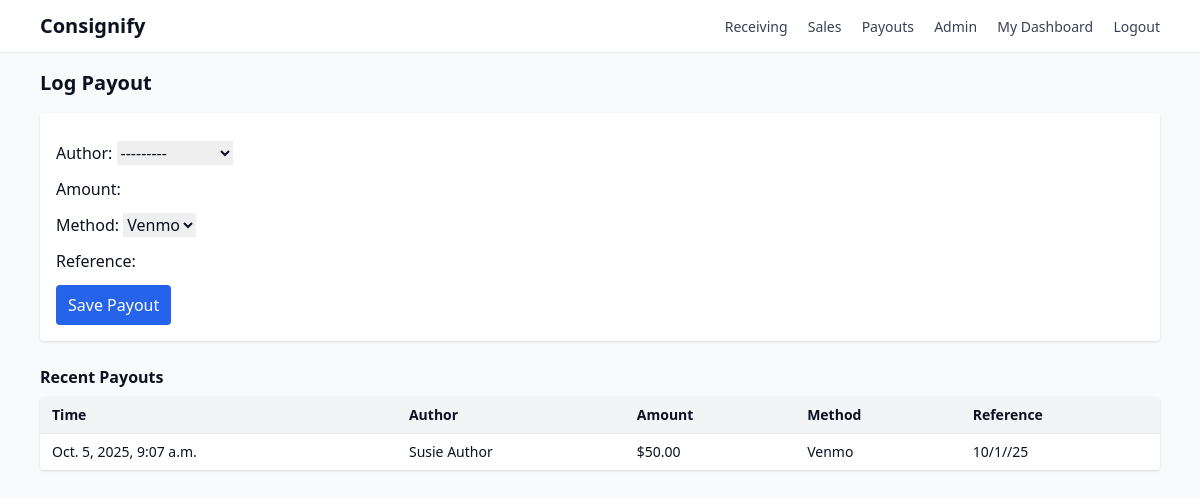
/staff/payouts/ (signed in), run on the app's committed database.
### payouts/models.py (models this page shows, shortened)
class Payout(models.Model):
    METHOD_CHOICES = [("venmo","Venmo"),("ach","ACH"),("check","Check")]
    author = models.ForeignKey(AuthorProfile, on_delete=models.PROTECT, related_name="payouts")
    amount = models.DecimalField(max_digits=10, decimal_places=2)
    method = models.CharField(max_length=20, choices=METHOD_CHOICES, default="venmo")
    reference = models.CharField(max_length=120, blank=True)   # store Venmo note/txn id
    paid_at = models.DateTimeField(auto_now_add=True)

### accounts/models.py (models this page shows)
class AuthorProfile(models.Model):
    user = models.OneToOneField(settings.AUTH_USER_MODEL, on_delete=models.CASCADE)
    org = models.ForeignKey(Organization, on_delete=models.CASCADE, related_name="authors")
    phone = models.CharField(max_length=50, blank=True)
    def __str__(self):
        return f"{self.user.get_full_name() or self.user.username}"

### payouts/views.py (the view)
# urls.py: path("staff/payouts/", payout_view, name="payouts"),
@login_required
@user_passes_test(lambda u: in_group(u, "Staff"))
def payout_view(request):
    if request.method == "POST":
        form = PayoutForm(request.POST)
        if form.is_valid():
            form.save()
            messages.success(request, "Payout recorded.")
            return redirect("payouts")
    else:
        form = PayoutForm()
    recent = Payout.objects.select_related("author").order_by("-paid_at")[:20]
    return render(request, "staff/payout.html", {"form": form, "recent": recent})

### payouts/forms.py
class PayoutForm(forms.ModelForm):
    class Meta:
        model = Payout
        fields = ["author","amount","method","reference"]

### accounts/templatetags/group_tags.py (called while the page is built)
@register.filter(name="has_group")
def has_group(user, group_name: str) -> bool:
    if not getattr(user, "is_authenticated", False):
        return False
    return user.groups.filter(name=group_name).exists()

### accounts/views.py (called while the page is built)
def in_group(user, group_name: str) -> bool:
    return user.is_authenticated and user.groups.filter(name=group_name).exists()

### templates/staff/payout.html (shortened to what this page needs)
{% extends "base.html" %}
{% block content %}
<h1 class="text-xl font-semibold mb-4">Log Payout</h1>
<form method="post" class="bg-white rounded shadow p-4 space-y-3 mb-6">
  {{ form.as_p }}
  <button class="bg-blue-600 text-white rounded px-3 py-2">Save Payout</button>
</form>
<h2 class="font-semibold mb-2">Recent Payouts</h2>
<div class="bg-white rounded shadow overflow-hidden">
  <table class="min-w-full text-sm">
    <thead class="bg-gray-100 text-left">
      <tr>
        <th class="px-3 py-2">Time</th>
        <th class="px-3 py-2">Author</th>
        <th class="px-3 py-2">Amount</th>
        <th class="px-3 py-2">Method</th>
        <th class="px-3 py-2">Reference</th>
      </tr>
    </thead>
    <tbody>
      {% for p in recent %}
      <tr class="border-t">
        <td class="px-3 py-2">{{ p.paid_at }}</td>
        <td class="px-3 py-2">{{ p.author }}</td>
        <td class="px-3 py-2">${{ p.amount }}</td>
        <td class="px-3 py-2">{{ p.method|title }}</td>
        <td class="px-3 py-2">{{ p.reference }}</td>
      </tr>
      {% empty %}
      <tr><td colspan="5" class="px-3 py-3 text-gray-500">No payouts yet.</td></tr>
      {% endfor %}
    </tbody>
  </table>
</div>
{% endblock %}

### templates/base.html (shortened to what this page needs)
{% load group_tags %}
<!doctype html>
<html lang="en">
<head>
  {% load static %}
  <link rel="stylesheet" href="{% static 'css/tailwind.css' %}">
</head>
<body class="bg-gray-50">
  <nav class="bg-white border-b border-gray-200">
    <div class="mx-auto max-w-6xl px-4 py-3 flex items-center justify-between">
      <a href="/" class="text-xl font-semibold">Consignify</a>
      <div class="space-x-4">
        {% if user.is_authenticated %}
          {% if user|has_group:"Staff" %}
            <a class="text-sm text-gray-700 hover:underline" href="{% url 'receiving' %}">Receiving</a>
            <a class="text-sm text-gray-700 hover:underline" href="{% url 'sales' %}">Sales</a>
            <a class="text-sm text-gray-700 hover:underline" href="{% url 'payouts' %}">Payouts</a>
            <a class="text-sm text-gray-700 hover:underline" href="/admin/">Admin</a>
          {% endif %}
          {% if user|has_group:"Authors" %}
            <a class="text-sm text-gray-700 hover:underline" href="{% url 'author_dashboard' %}">My Dashboard</a>
          {% endif %}
          <a class="text-sm text-gray-700 hover:underline" href="{% url 'logout' %}">Logout</a>
        {% else %}
          <a class="text-sm text-gray-700 hover:underline" href="{% url 'login' %}">Login</a>
          <a class="text-sm text-blue-700 hover:underline" href="{% url 'author_signup' %}">Author Sign Up</a>
        {% endif %}
      </div>
    </div>
  </nav>
  <main class="mx-auto max-w-6xl p-4">
    {% block content %}{% endblock %}
  </main>
</body>
</html>

### data on the page
Payout: paid_at "Oct. 5, 2025, 9:07 a.m.", author "Susie Author", amount "50.00", method "Venmo", reference "10/1//25"
